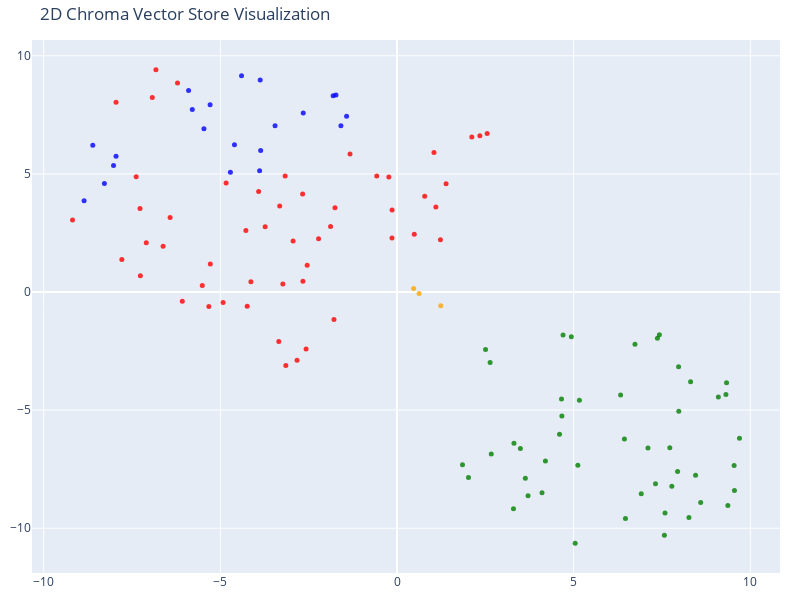

The notebook cell saved with this chart:
### Code cell
# Visualize the data in plotly 2D using projection technique 
tsne = TSNE(n_components=2, random_state=42)
reduced_vectors = tsne.fit_transform(vectors)

# Create the 2D scatter plot
fig = go.Figure(data=[go.Scatter(
    x=reduced_vectors[:, 0],
    y=reduced_vectors[:, 1],
    mode='markers',
    marker=dict(size=5, color=colors, opacity=0.8),
    text=[f"Type: {t}<br>Text: {d[:100]}..." for t, d in zip(doc_types, documents)],
    hoverinfo='text'
)])

fig.update_layout(
    title='2D Chroma Vector Store Visualization',
    scene=dict(xaxis_title='x',yaxis_title='y'),
    width=800,
    height=600,
    margin=dict(r=20, b=10, l=10, t=40)
)

fig.show()

### Figure 1 — Plotly figure (JSON) as saved in the notebook; plotly's stock layout.template omitted (floating-point values rounded to 4 significant figures)
{"data": [{"hoverinfo": "text", "marker": {"color": ["blue", "blue", "blue", "blue", "blue", "blue", "blue", "blue", "blue", "blue", "blue", "blue", "blue", "blue", "blue", "blue", "blue", "blue", "blue", "blue", "blue", "red", "red", "red", "red", "red", "red", "red", "red", "red", "red", "red", "red", "red", "red", "red", "red", "red", "red", "red", "red", "red", "red", "red", "red", "red", "red", "red", "red", "red", "red", "red", "red", "red", "red", "red", "red", "red", "red", "red", "red", "red", "red", "red", "red", "red", "red", "red", "red", "red", "red", "red", "red", "orange", "orange", "orange", "green", "green", "green", "green", "green", "green", "green", "green", "green", "green", "green", "green", "green", "green", "green", "green", "green", "green", "green", "green", "green", "green", "green", "green", "green", "green", "green", "green", "green", "green", "green", "green", "green", "green", "green", "green", "green", "green", "green", "green", "green", "green", "green", "green", "green", "green", "green"], "opacity": 0.8, "size": 5}, "mode": "markers", "text": ["Type: products<br>Text: # Product Summary\n\n# Rellm: AI-Powered Enterprise Reinsurance Solution\n\n## Summary\n\nRellm is an inno...", "Type: products<br>Text: ### Seamless Integrations\nRellm's architecture is designed for effortless integration with existing ...", "Type: products<br>Text: ### Regulatory Compliance Tools\nRellm includes built-in compliance tracking features to help organiz...", "Type: products<br>Text: Join the growing number of organizations leveraging Rellm to enhance their reinsurance processes whi...", "Type: products<br>Text: Experience the future of reinsurance with Rellm, where innovation meets reliability. Let Insurellm h...", "Type: products<br>Text: # Product Summary\n\n# Markellm\n\n## Summary\n\nMarkellm is an innovative two-sided marketplace designed ...", "Type: products<br>Text: - **User-Friendly Interface**: Designed with user experience in mind, Markellm features an intuitive...", "Type: products<br>Text: - **Customer Support**: Our dedicated support team is always available to assist both consumers and ...", "Type: products<br>Text: ### For Insurance Companies:\n- **Basic Listing Fee**: $199/month for a featured listing on the platf...", "Type: products<br>Text: ### Q3 2025\n- Initiate a comprehensive marketing campaign targeting both consumers and insurers to i...", "Type: products<br>Text: # Product Summary\n\n# Homellm\n\n## Summary\nHomellm is an innovative home insurance product developed b...", "Type: products<br>Text: ### 2. Dynamic Pricing Model\nWith Homellm's innovative dynamic pricing model, insurance providers ca...", "Type: products<br>Text: ### 5. Multi-Channel Integration\nHomellm seamlessly integrates into existing insurance platforms, pr...", "Type: products<br>Text: - **Basic Tier:** Starting at $5,000/month for small insurers with basic integration features.\n- **S...", "Type: products<br>Text: All tiers include a comprehensive training program and ongoing updates to ensure optimal performance...", "Type: products<br>Text: With Homellm, Insurellm is committed to transforming the landscape of home insurance, ensuring both ...", "Type: products<br>Text: # Product Summary\n\n# Carllm\n\n## Summary\n\nCarllm is an innovative auto insurance product developed by...", "Type: products<br>Text: - **Instant Quoting**: With Carllm, insurance companies can offer near-instant quotes to customers, ...", "Type: products<br>Text: - **Mobile Integration**: Carllm is designed to work seamlessly with mobile applications, providing ...", "Type: products<br>Text: - **Professional Tier**: $2,500/month\n  - For medium-sized companies.\n  - All Basic Tier features pl...", "Type: products<br>Text: ### Q2 2025: Customer Experience Improvements\n- Launch of a new **mobile app** for end-users.\n- Intr...", "Type: contracts<br>Text: # Contract with GreenField Holdings for Markellm\n\n**Effective Date:** November 15, 2023  \n**Contract...", "Type: contracts<br>Text: ## Renewal\n1. **Automatic Renewal**: This contract will automatically renew for sequential one-year ...", "Type: contracts<br>Text: ## Features\n1. **AI-Powered Matching**: Access to advanced algorithms that connect GreenField Holdin...", "Type: contracts<br>Text: ## Support\n1. **Customer Support Access**: The Client will have access to dedicated support through ...", "Type: contracts<br>Text: **Signatures:**  \n_________________________                           _________________________  \n**...", "Type: contracts<br>Text: # Contract with Apex Reinsurance for Rellm: AI-Powered Enterprise Reinsurance Solution\n\n## Terms\n\n1....", "Type: contracts<br>Text: ## Renewal\n\n1. **Automatic Renewal**: This Agreement will automatically renew for successive one-yea...", "Type: contracts<br>Text: 2. **Seamless Integrations**: The architecture of Rellm allows for easy integration with existing sy...", "Type: contracts<br>Text: 1. **Technical Support**: Provider shall offer dedicated technical support to the Client via phone, ...", "Type: contracts<br>Text: **Insurellm, Inc.**  \n_____________________________  \nAuthorized Signature   \nDate: ________________...", "Type: contracts<br>Text: # Contract with Greenstone Insurance for Homellm\n\n---\n\n## Terms\n\n1. **Parties**: This Contract (\"Agr...", "Type: contracts<br>Text: 4. **Payment Terms**: \n   - The Customer shall pay an amount of $10,000 per month for the Standard T...", "Type: contracts<br>Text: ---\n\n## Features\n\n- **AI-Powered Risk Assessment**: Customer will have access to enhanced risk evalu...", "Type: contracts<br>Text: - **Customer Portal**: A dedicated portal will be provided, allowing the Customer's clients to manag...", "Type: contracts<br>Text: ______________________________  \n[Name], [Title]  \nDate: ______________________\n\n**For Greenstone In...", "Type: contracts<br>Text: # Contract with Roadway Insurance Inc. for Carllm\n\n---\n\n## Terms\n\n1. **Agreement Effective Date**: T...", "Type: contracts<br>Text: ---\n\n## Renewal\n\n1. **Automatic Renewal**: This agreement will automatically renew for an additional...", "Type: contracts<br>Text: ---\n\n## Features\n\n1. **Access to Core Features**: Roadway Insurance Inc. will have access to all Pro...", "Type: contracts<br>Text: ---\n\n## Support\n\n1. **Technical Support**: Roadway Insurance Inc. will receive priority technical su...", "Type: contracts<br>Text: # Contract with Stellar Insurance Co. for Rellm\n\n## Terms\nThis contract is made between **Insurellm*...", "Type: contracts<br>Text: ### Termination\nEither party may terminate this agreement with a **30-day written notice**. In the e...", "Type: contracts<br>Text: ## Features\nStellar Insurance Co. will receive access to the following features of the Rellm product...", "Type: contracts<br>Text: ## Support\nInsurellm provides Stellar Insurance Co. with the following support services:\n\n- **24/7 T...", "Type: contracts<br>Text: # Contract with TechDrive Insurance for Carllm\n\n**Contract Date:** October 1, 2024  \n**Contract Dura...", "Type: contracts<br>Text: ## Renewal\n\n1. **Automatic Renewal**: This contract shall automatically renew for additional one-yea...", "Type: contracts<br>Text: ## Support\n\n1. **Customer Support**: Insurellm will provide 24/7 customer support to TechDrive Insur...", "Type: contracts<br>Text: **TechDrive Insurance Representative:**  \nName: Sarah Johnson  \nTitle: Operations Director  \nDate: _...", "Type: contracts<br>Text: # Contract with Belvedere Insurance for Markellm\n\n## Terms\nThis Contract (\"Agreement\") is made and e...", "Type: contracts<br>Text: ## Renewal\n1. **Renewal Terms**: This Agreement may be renewed for additional one-year terms upon mu...", "Type: contracts<br>Text: ## Features\n1. **AI-Powered Matching**: Belvedere Insurance will benefit from Markellm's AI-powered ...", "Type: contracts<br>Text: ## Support\n1. **Technical Support**: Technical support will be available from 9 AM to 7 PM EST, Mond...", "Type: contracts<br>Text: **Belvedere Insurance**  \nSignature: ______________________  \nName: [Authorized Signatory]  \nTitle: ...", "Type: contracts<br>Text: # Contract with Velocity Auto Solutions for Carllm\n\n**Contract Date:** October 1, 2023  \n**Contract ...", "Type: contracts<br>Text: ## Renewal\n\n1. **Automatic Renewal**: This contract will automatically renew for successive 12-month...", "Type: contracts<br>Text: ## Support\n\n1. **Customer Support**: Velocity Auto Solutions will have access to Insurellm’s custome...", "Type: contracts<br>Text: # Contract with GreenValley Insurance for Homellm\n\n**Contract Date:** October 6, 2023  \n**Contract N...", "Type: contracts<br>Text: 4. **Confidentiality:** Both parties agree to maintain the confidentiality of proprietary informatio...", "Type: contracts<br>Text: 1. **AI-Powered Risk Assessment:** Access to advanced AI algorithms for real-time risk evaluations.\n...", "Type: contracts<br>Text: 3. **Regular Updates:** Insurellm will offer ongoing updates and enhancements to the Homellm platfor...", "Type: contracts<br>Text: # Contract with EverGuard Insurance for Rellm: AI-Powered Enterprise Reinsurance Solution\n\n**Contrac...", "Type: contracts<br>Text: 4. **Usage Rights**: EverGuard Insurance is granted a non-exclusive, non-transferable license to acc...", "Type: contracts<br>Text: 1. **Core Functionality**: Rellm provides EverGuard Insurance with advanced AI-driven analytics, sea...", "Type: contracts<br>Text: 1. **Customer Support**: Insurellm will provide EverGuard Insurance with 24/7 customer support, incl...", "Type: contracts<br>Text: ---\n\n**Signatures**  \n**For Insurellm**: __________________________  \n**Name**: John Smith  \n**Title...", "Type: contracts<br>Text: # Contract with BrightWay Solutions for Markellm\n\n**Contract Date:** October 5, 2023  \n**Contract ID...", "Type: contracts<br>Text: 3. **Service Level Agreement (SLA):**  \n   Insurellm commits to a 99.9% uptime for the platform with...", "Type: contracts<br>Text: 2. **Real-Time Quote Availability:**  \n   Consumers sourced via BrightWay Solutions will receive rea...", "Type: contracts<br>Text: 3. **Training and Onboarding:**  \n   Insurellm agrees to provide one free training session on how to...", "Type: contracts<br>Text: # Contract with Pinnacle Insurance Co. for Homellm\n\n## Terms\nThis contract (\"Contract\") is entered i...", "Type: contracts<br>Text: ## Renewal\n1. **Renewal Terms**: At the end of the initial term, this Contract shall automatically r...", "Type: contracts<br>Text: ## Features\n1. **AI-Powered Risk Assessment**: Utilized for tailored underwriting decisions specific...", "Type: contracts<br>Text: ## Support\n1. **Technical Support**: Insurellm shall provide 24/7 technical support via an email and...", "Type: company<br>Text: # Overview of Insurellm\n\nInsurellm is an innovative insurance tech firm with 200 employees across th...", "Type: company<br>Text: # Careers at Insurellm\n\nInsurellm is hiring! We are looking for talented software engineers, data sc...", "Type: company<br>Text: # About Insurellm\n\nInsurellm was founded by Avery Lancaster in 2015 as an insurance tech startup des...", "Type: employees<br>Text: # HR Record\n\n# Alex Chen\n\n## Summary\n- **Date of Birth:** March 15, 1990  \n- **Job Title:** Backend ...", "Type: employees<br>Text: ## Annual Performance History\n- **2020:**  \n  - Completed onboarding successfully.  \n  - Met expecta...", "Type: employees<br>Text: ## Compensation History\n- **2020:** Base Salary: $80,000  \n- **2021:** Base Salary Increase to $90,0...", "Type: employees<br>Text: Alex Chen continues to be a vital asset at Insurellm, contributing significantly to innovative backe...", "Type: employees<br>Text: # HR Record\n\n# Oliver Spencer\n\n## Summary\n- **Date of Birth**: May 14, 1990  \n- **Job Title**: Backe...", "Type: employees<br>Text: ## Annual Performance History\n- **2018**: **3/5** - Adaptable team player but still learning to take...", "Type: employees<br>Text: ## Compensation History\n- **March 2018**: Initial salary of $80,000.\n- **July 2019**: Salary increas...", "Type: employees<br>Text: # HR Record\n\n# Emily Tran\n\n## Summary\n- **Date of Birth:** March 18, 1991  \n- **Job Title:** Digital...", "Type: employees<br>Text: - **January 2017 - May 2018**: Marketing Intern  \n  - Supported the Marketing team by collaborating ...", "Type: employees<br>Text: - **2021**:  \n  - Performance Rating: Meets Expectations  \n  - Key Achievements: Contributed to the ...", "Type: employees<br>Text: - **Professional Development Goals**:  \n  - Emily Tran aims to become a Marketing Manager within the...", "Type: employees<br>Text: # HR Record\n\n# Jordan Blake\n\n## Summary\n- **Date of Birth:** March 15, 1993  \n- **Job Title:** Sales...", "Type: employees<br>Text: ## Annual Performance History\n- **2021:** First year at Insurellm; achieved 90% of monthly targets. ...", "Type: employees<br>Text: ## Other HR Notes\n- Jordan has shown an interest in continuing education, actively participating in ...", "Type: employees<br>Text: # Avery Lancaster\n\n## Summary\n- **Date of Birth**: March 15, 1985  \n- **Job Title**: Co-Founder & Ch...", "Type: employees<br>Text: - **2010 - 2013**: Business Analyst at Edge Analytics  \n  Prior to joining Innovate, Avery worked as...", "Type: employees<br>Text: - **2018**: **Exceeds Expectations**  \n  Under Avery’s pivoted vision, Insurellm launched two new su...", "Type: employees<br>Text: - **2022**: **Satisfactory**  \n  Avery focused on rebuilding team dynamics and addressing employee c...", "Type: employees<br>Text: ## Compensation History\n- **2015**: $150,000 base salary + Significant equity stake  \n- **2016**: $1...", "Type: employees<br>Text: ## Other HR Notes\n- **Professional Development**: Avery has actively participated in leadership trai...", "Type: employees<br>Text: # HR Record\n\n# Maxine Thompson\n\n## Summary\n- **Date of Birth:** January 15, 1991  \n- **Job Title:** ...", "Type: employees<br>Text: ## Insurellm Career Progression\n- **January 2017 - October 2018**: **Junior Data Engineer**  \n  * Ma...", "Type: employees<br>Text: ## Annual Performance History\n- **2017**: *Meets Expectations*  \n  Maxine showed potential in her ro...", "Type: employees<br>Text: - **2021**: *Exceeds Expectations*  \n  Maxine spearheaded the transition to a new data warehousing s...", "Type: employees<br>Text: ## Compensation History\n- **2017**: $70,000 (Junior Data Engineer)  \n- **2018**: $75,000 (Junior Dat...", "Type: employees<br>Text: # Samantha Greene\n\n## Summary\n- **Date of Birth:** October 14, 1990\n- **Job Title:** HR Generalist\n-...", "Type: employees<br>Text: ## Annual Performance History\n- **2020:** Exceeds Expectations  \n  Samantha Greene demonstrated exce...", "Type: employees<br>Text: ## Compensation History\n- **2020:** Base Salary - $55,000  \n  The entry-level salary matched industr...", "Type: employees<br>Text: - **2023:** Base Salary - $70,000  \n  Recognized for substantial improvement in employee relations m...", "Type: employees<br>Text: # HR Record\n\n# Alex Thomson\n\n## Summary\n- **Date of Birth:** March 15, 1995  \n- **Job Title:** Sales...", "Type: employees<br>Text: ## Annual Performance History  \n- **2022** - Rated as \"Exceeds Expectations.\" Alex Thomson achieved ...", "Type: employees<br>Text: ## Other HR Notes\n- Alex Thomson is an active member of the Diversity and Inclusion committee at Ins...", "Type: employees<br>Text: # HR Record\n\n# Samuel Trenton\n\n## Summary\n- **Date of Birth:** April 12, 1989  \n- **Job Title:** Sen...", "Type: employees<br>Text: ## Annual Performance History\n- **2023:** Rating: 4.5/5  \n  *Samuel exceeded expectations, successfu...", "Type: employees<br>Text: ## Compensation History\n- **2023:** Base Salary: $115,000 + Bonus: $15,000  \n  *Annual bonus based o...", "Type: employees<br>Text: - **Engagement in Company Culture:** Regularly participates in team-building events and contributes ...", "Type: employees<br>Text: # HR Record\n\n# Alex Harper\n\n## Summary\n- **Date of Birth**: March 15, 1993  \n- **Job Title**: Sales ...", "Type: employees<br>Text: ## Annual Performance History  \n- **2021**:  \n  - **Performance Rating**: 4.5/5  \n  - **Key Achievem...", "Type: employees<br>Text: - **2022**:  \n  - **Base Salary**: $65,000 (Promotion to Senior SDR)  \n  - **Bonus**: $13,000 (20% o...", "Type: employees<br>Text: # HR Record\n\n# Jordan K. Bishop\n\n## Summary\n- **Date of Birth:** March 15, 1990\n- **Job Title:** Fro...", "Type: employees<br>Text: ## Annual Performance History\n- **2019:** Exceeds Expectations - Continuously delivered high-quality...", "Type: employees<br>Text: ## Compensation History\n- **June 2018:** Starting Salary - $85,000\n- **June 2019:** Salary Increase ...", "Type: employees<br>Text: ## Other HR Notes\n- Jordan K. Bishop has been an integral part of club initiatives, including the In...", "Type: employees<br>Text: # HR Record\n\n# Emily Carter\n\n## Summary\n- **Date of Birth:** August 12, 1990  \n- **Job Title:** Acco...", "Type: employees<br>Text: - **2017-2019:** Marketing Intern  \n  - Assisted with market research and campaign development for s...", "Type: employees<br>Text: ## Compensation History\n| Year | Base Salary | Bonus         | Total Compensation |\n|------|--------...", "Type: employees<br>Text: Emily Carter exemplifies the kind of talent that drives Insurellm's success and is an invaluable ass..."], "type": "scatter", "x": [-3.859, -4.716, -3.889, -3.452, -4.601, -7.953, -8.024, -8.282, -8.857, -8.61, -5.29, -5.899, -5.795, -3.873, -4.4, -5.465, -1.807, -1.727, -1.428, -1.588, -2.654, -7.264, 2.118, -7.953, -9.185, -2.83, -4.278, -2.672, -4.837, -2.543, -2.574, -5.511, -5.284, -6.213, -4.136, -3.147, 1.389, 1.047, -1.33, -0.1398, -1.88, -1.756, -3.167, -2.22, 1.1, -0.231, 0.4886, 1.229, -7.789, 2.552, -7.383, -2.663, -3.346, 0.7839, -0.5727, -0.142, -5.326, -4.922, -6.927, -4.24, -3.732, -3.32, -3.917, -2.942, -1.784, -7.097, -6.423, -7.274, -6.621, -6.078, 2.345, -6.824, -3.231, 0.4706, 1.239, 0.6252, 3.492, 9.31, 7.779, 2.506, 3.311, 9.096, 7.317, 4.667, 5.163, 8.451, 4.657, 3.633, 6.913, 2.023, 4.699, 6.736, 7.371, 7.426, 9.365, 4.934, 5.119, 9.694, 8.31, 7.97, 9.542, 6.437, 7.976, 7.722, 7.103, 3.709, 7.568, 3.296, 4.2, 8.263, 8.596, 5.043, 4.104, 7.586, 6.467, 2.668, 9.328, 9.551, 1.853, 4.6, 6.329, 7.942, 2.635], "y": [5.992, 5.068, 5.136, 7.044, 6.239, 5.744, 5.351, 4.594, 3.859, 6.216, 7.923, 8.531, 7.722, 8.976, 9.151, 6.908, 8.311, 8.34, 7.443, 7.044, 7.584, 0.6856, 6.559, 8.038, 3.047, -2.888, 2.606, 4.145, 4.613, 1.132, -2.411, 0.2722, 1.182, 8.848, 0.4297, -3.115, 4.582, 5.906, 5.848, 3.47, 2.77, 3.573, 4.91, 2.251, 3.597, 4.869, 2.442, 2.211, 1.381, 6.708, 4.881, 0.4611, -2.09, 4.059, 4.914, 2.286, -0.6099, -0.4389, 8.231, -0.6037, 2.767, 3.637, 4.259, 2.163, -1.16, 2.085, 3.156, 3.54, 1.935, -0.3933, 6.619, 9.409, 0.3412, 0.1501, -0.5849, -0.05841, -6.624, -4.341, -8.22, -2.436, -6.401, -4.44, -8.117, -5.247, -4.584, -7.753, -4.53, -7.879, -8.539, -7.857, -1.816, -2.212, -1.961, -1.806, -9.034, -1.896, -7.335, -6.191, -3.802, -3.166, -7.349, -6.223, -5.048, -6.589, -6.599, -8.623, -10.3, -9.173, -7.15, -9.546, -8.912, -10.63, -8.494, -9.359, -9.585, -6.858, -3.836, -8.403, -7.309, -6.018, -4.356, -7.6, -2.979]}], "layout": {"height": 600, "margin": {"b": 10, "l": 10, "r": 20, "t": 40}, "scene": {"xaxis": {"title": {"text": "x"}}, "yaxis": {"title": {"text": "y"}}}, "title": {"text": "2D Chroma Vector Store Visualization"}, "width": 800}}
